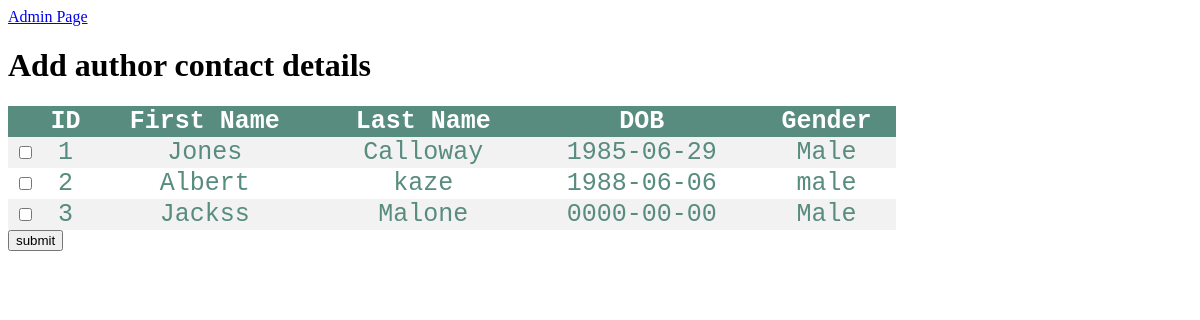
The page /acd.php on the database its author committed.
### tables this page shows
CREATE TABLE `author` (
  `id` int(11) NOT NULL,
  `First_Name` varchar(100) NOT NULL,
  `Last_Name` varchar(100) NOT NULL,
  `DOB` date NOT NULL,
  `Gender` varchar(100) NOT NULL
);

### acd.php (the view, shortened to what this page needs)
<html>
	<a href = "adminpage.php"> Admin Page </a>
   <h1>Add author contact details</h1>
<body>
    <?php
    include("connection.php");
    $ac = "select * from author";
    $aq = mysqli_query($con, $ac);
    if($aq && mysqli_num_rows($aq) > 0)
    {
        echo "<form method = 'post' action = ''>";
        echo"<table id = 'table1'>
        <tr>
        <th> </th>
        <th>ID</th>
        <th>First Name</th>
        <th>Last Name</th>
        <th>DOB</th>
        <th>Gender</th>
    </tr>";
    while($row = $aq -> fetch_assoc())
    {
        echo"
        <tr>
        <td><input type= 'checkbox'  name='row[]' value= ".$row['id']. "></td>
        <td>" . $row['id']. "</td>
        <td>" . $row["First_Name"]. "</td>
        <td>" . $row["Last_Name"]. "</td>
        <td>" . $row["DOB"]. "</td>
        <td>" .$row["Gender"]. "</td>
        </tr>
        ";
    }
    echo "</form>";
    }
    ?>
</body>
<input id = "button" type = "submit"  value = "submit" name = "submit"><br></br>
</html>

### acd.php (style rules this page uses)
table { border-collapse: collapse; width: 75%; color: #588c7e; font-family: monospace; font-size: 25px; text-align: center; align-self: center; }
th { background-color: #588c7e; color: white; }
tr:nth-child(even) { background-color: #f2f2f2; }

### rows shown on the page
author: id "1", First_Name "Jones", Last_Name "Calloway", DOB "1985-06-29", Gender "Male"
author: id "2", First_Name "Albert", Last_Name "kaze", DOB "1988-06-06", Gender "male"
author: id "3", First_Name "Jackss", Last_Name "Malone", DOB "0000-00-00", Gender "Male"
